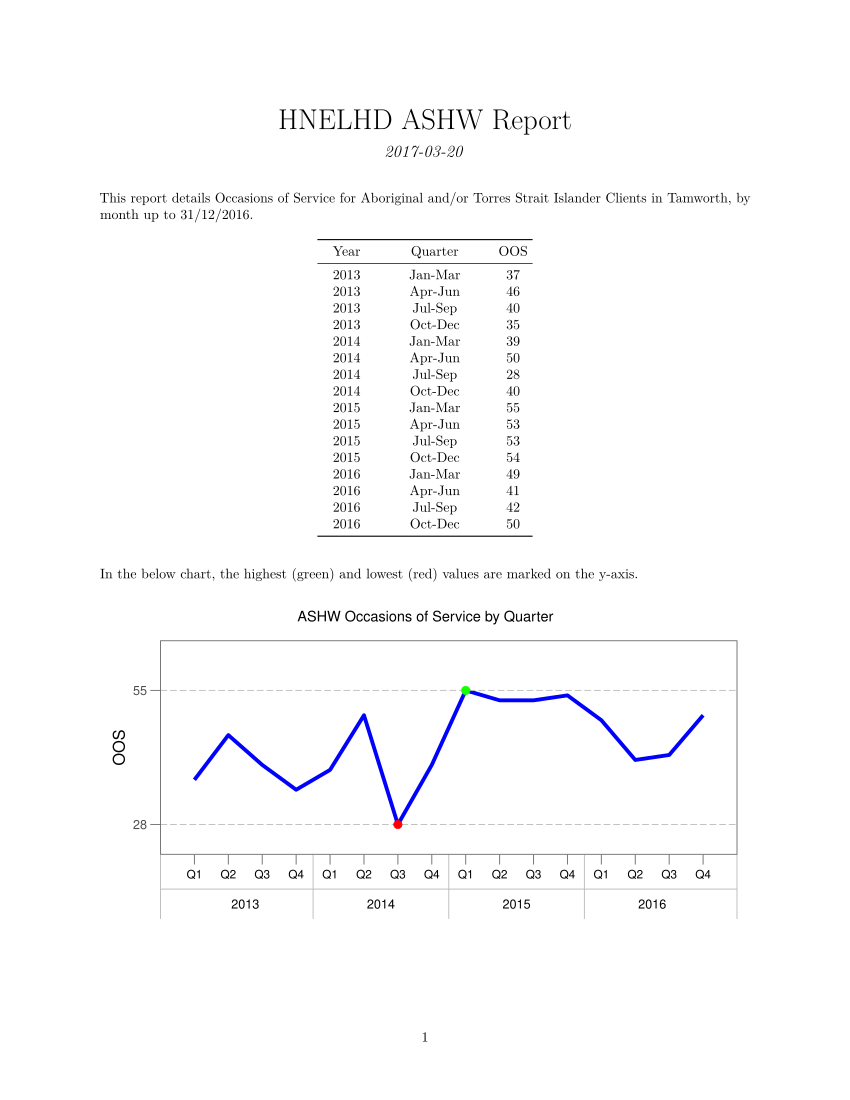

Generate this figure with R:
#'---
#'title: "HNELHD ASHW Report"
#'date: "`r Sys.Date()`"
#'output:  pdf_document
#'---

#+ packages, include = FALSE
library(knitr)
library(dplyr)
library(lubridate)
library(ggplot2)
library(pander)
library(rmarkdown)
library(grid)
opts_chunk$set(dev = 'postscript', fig.width = 10, fig.height = 5)
opts_chunk$set(pander::set.alignment(default = "center"))
opts_chunk$set(warning = FALSE, message = FALSE, echo = FALSE)
enddate2 <- as.POSIXct(mdy(gsub("'","",enddate)))
enddate2 <- format(as.Date(enddate2), "%d/%m/%Y")
#'

#' This report details Occasions of Service for Aboriginal and/or Torres Strait Islander Clients in Tamworth, by month up to `r enddate2`.
#' 

#+ SQL, include=FALSE
source("1SQL.R")
#'
#+ Data, include=FALSE
source("2Datamanipulation.R")
#'
#'<center>
#+ report, echo=FALSE, fig.align = "center"
pander(tbldata)
#'
#'</center>
#'<br>
#' In the below chart, the highest (green) and lowest (red) values are marked on the y-axis.
#+ chart, echo = FALSE, dvi = 10000, fig.align = "center"
source("3Charts.R")
#'
